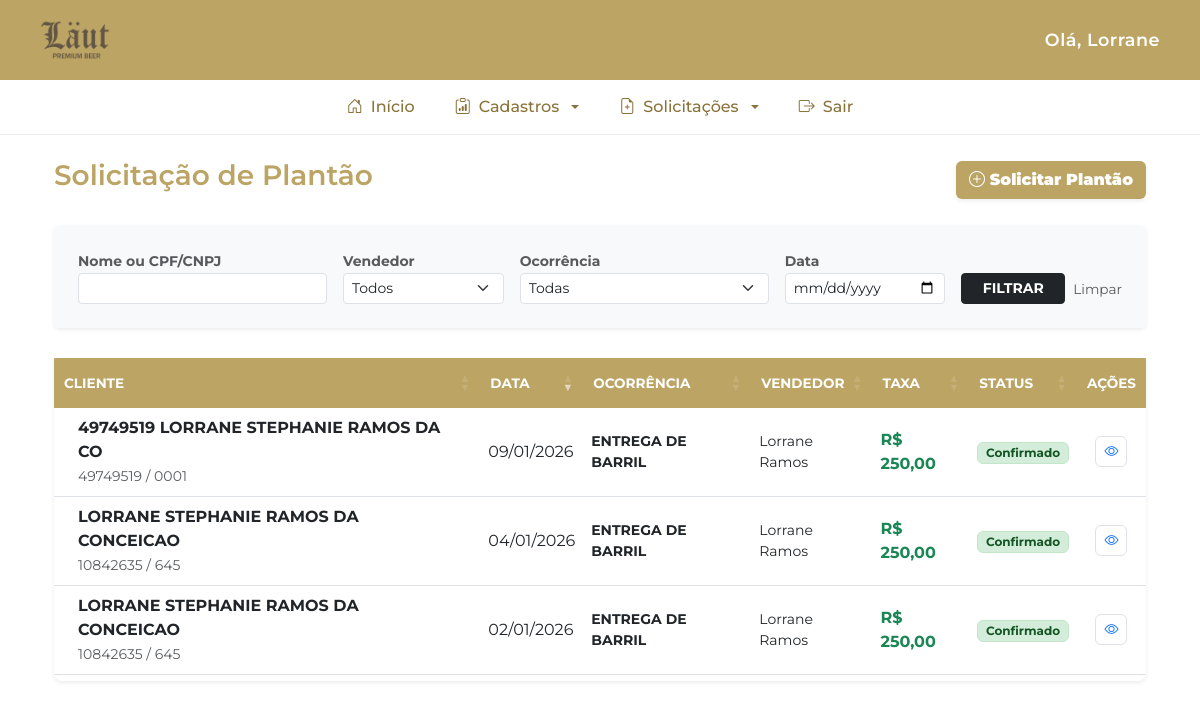
The app's page /solicitacoes/plantoes/ (signed in) with its own data.
### solicitacoes/models.py (models this page shows)
class Plantao(models.Model):
    codigo_cliente = models.CharField(max_length=20)
    loja_cliente = models.CharField(max_length=50)
    nome_cliente = models.CharField(max_length=100)
    cep = models.CharField(max_length=9)
    estado = models.CharField(max_length=2)
    cidade = models.CharField(max_length=100)
    bairro = models.CharField(max_length=100)
    endereco = models.CharField(max_length=255)
    numero = models.CharField(max_length=20)
    complemento = models.CharField(max_length=100, blank=True, null=True)
    vendedor = models.ForeignKey(User, on_delete=models.CASCADE)
    tipo = models.CharField(max_length=20, choices=TIPO_PLANTAO)
    ocorrencia = models.CharField(max_length=50, choices=OCORRENCIAS)
    ocorrencia_outro = models.CharField(max_length=255, blank=True, null=True)
    observacoes = models.TextField(blank=True)
    taxa = models.BooleanField(default=False)
    valor_taxa = models.DecimalField(max_digits=10, decimal_places=2, default=0.00)
    horario = models.TimeField()
    data_solicitacao = models.DateTimeField(auto_now_add=True)
    status = models.CharField(max_length=20, choices=STATUS_CHOICES, default='PENDENTE')

### solicitacoes/views.py (the view, shortened to what this page needs)
# urls.py: path('plantoes/', views.plantao_list, name='plantao_list'),
def plantao_list(request):
    busca = request.GET.get('busca')
    vendedor_id = request.GET.get('vendedor')
    ocorrencia = request.GET.get('ocorrencia')
    data_f = request.GET.get('data')
    plantoes = Plantao.objects.all().order_by('-data_solicitacao')
    if busca:
        plantoes = plantoes.filter(Q(nome_cliente__icontains=busca) | Q(codigo_cliente__icontains=busca))
    if vendedor_id:
        plantoes = plantoes.filter(vendedor_id=vendedor_id)
    if ocorrencia:
        plantoes = plantoes.filter(ocorrencia=ocorrencia)
    if data_f:
        plantoes = plantoes.filter(data_solicitacao__date=data_f)
    vVendedores = User.objects.all()
    return render(request, 'solicitacoes/plantao_list.html', {'plantoes': plantoes, 'vendedores': vVendedores})

### templates/solicitacoes/plantao_list.html (shortened to what this page needs)
{% extends 'base.html' %}
{% block content %}
<link rel="stylesheet" href="https://cdn.datatables.net/1.13.4/css/dataTables.bootstrap5.min.css">
<div class="container mt-4">
    <div class="d-flex justify-content-between align-items-center mb-4">
        <div>
            <h3 style="color: #bca464; font-weight: 600;">Solicitação de Plantão</h3>
        </div>
        <a href="{% url 'novo_plantao' %}" class="btn text-white shadow-sm fw-bold" style="background-color: #bca464;">
            <i class="bi bi-plus-circle"></i><strong> Solicitar Plantão</strong>
        </a>
    </div>
    <div class="card border-0 shadow-sm mb-4">
        <div class="card-body bg-light rounded p-4">
            <form method="GET" class="row g-3">
                <div class="col-md-3">
                    <label class="small fw-bold text-muted">Nome ou CPF/CNPJ</label>
                    <input type="text" name="busca" class="form-control form-control-sm" value="{{ request.GET.busca|default:'' }}">
                </div>
                <div class="col-md-2">
                    <label class="small fw-bold text-muted">Vendedor</label>
                    <select name="vendedor" class="form-select form-select-sm">
                        <option value="">Todos</option>
                    </select>
                </div>
                <div class="col-md-3">
                    <label class="small fw-bold text-muted">Ocorrência</label>
                    <select name="ocorrencia" class="form-select form-select-sm">
                        <option value="">Todas</option>
                    </select>
                </div>
                <div class="col-md-2">
                    <label class="small fw-bold text-muted">Data</label>
                    <input type="date" name="data" class="form-control form-control-sm" value="{{ request.GET.data }}">
                </div>
                <div class="col-md-2 d-flex align-items-end gap-2">
                    <button type="submit" class="btn btn-dark btn-sm w-100 fw-bold">FILTRAR</button>
                    <a href="{% url request.resolver_match.url_name %}" class="btn btn-link btn-sm text-muted text-decoration-none border-0 p-0 mb-1" style="font-size: 0.85rem;">Limpar</a>
                </div>
            </form>
        </div>
    </div>
    <div class="table-responsive shadow-sm rounded-3">
        <table id="tabelaPlantoes" class="table table-hover bg-white mb-0 tabela-customizada">
            <thead>
                <tr>
                    <th class="px-4">Cliente</th>
                    <th>Data</th>
                    <th>Ocorrência</th>
                    <th>Vendedor</th>
                    <th>Taxa</th>
                    <th>Status</th>
                    <th class="text-center">Ações</th>
                </tr>
            </thead>
            <tbody>
                {% for p in plantoes %}
                <tr class="align-middle">
                    <td class="px-4">
                        <span class="d-block fw-bold text-dark">{{ p.nome_cliente }}</span>
                        <small class="text-muted">{{ p.codigo_cliente }} / {{ p.loja_cliente }}</small>
                    </td>
                    <td data-sort="{{ p.data_solicitacao|date:'Ymd' }}">
                        {{ p.data_solicitacao|date:"d/m/Y" }}
                    </td>
                    <td class="small fw-bold">{{ p.ocorrencia }}</td>
                    <td class="small">{{ p.vendedor.get_full_name }}</td>
                    <td>{% if p.taxa %}<span class="text-success fw-bold">R$ {{ p.valor_taxa }}</span>{% else %}Isento{% endif %}</td>
                    <td><span class="badge {% if p.status == 'PENDENTE' %}badge-pendente{% else %}badge-confirmado{% endif %}">{{ p.get_status_display }}</span></td>
                    <td class="text-center">
                        <div class="d-flex justify-content-center gap-2">
                            <button class="btn btn-acao text-primary" onclick="visualizarPlantao('{{ p.id }}')" title="Visualizar">
                                <i class="bi bi-eye"></i>
                            </button>
                        </div>
                    </td>
                </tr>
                {% endfor %}
            </tbody>
        </table>
    </div>
</div>
{% endblock %}

### templates/base.html (shortened to what this page needs)
{% load static %}
<!DOCTYPE html>
<html lang="pt-br">
<head>
    <link href="https://cdn.jsdelivr.net/npm/bootstrap@5.3.0/dist/css/bootstrap.min.css" rel="stylesheet">
    <link rel="stylesheet" href="https://cdn.jsdelivr.net/npm/bootstrap-icons@1.11.1/font/bootstrap-icons.css">
</head>
<body>
    <header class="header-top shadow-sm">
        <div class="logo-area">
            <img src="{% static 'logo.png' %}" alt="Logo" class="logo" />
        </div>
        <div class="saudacao">
            Olá, {{ user.first_name|default:user.username }}
        </div>
    </header>
    <nav class="nav-sistema">
        <div class="container d-flex justify-content-center">
            <ul class="nav">
                <li class="nav-item">
                    <a class="nav-link" href="/"><i class="bi bi-house-door"></i> Início</a>
                </li>
                <li class="nav-item dropdown">
                    <a class="nav-link dropdown-toggle" href="#" data-bs-toggle="dropdown">
                        <i class="bi bi-clipboard-data"></i> Cadastros
                    </a>
                </li>
                <li class="nav-item dropdown">
                    <a class="nav-link dropdown-toggle" href="#" data-bs-toggle="dropdown">
                        <i class="bi bi-file-earmark-plus"></i> Solicitações
                    </a>
                </li>
                <li class="nav-item">
                    <a class="nav-link" href="javascript:void(0)" onclick="document.getElementById('logout-form').submit();">
                        <i class="bi bi-box-arrow-right"></i> Sair
                    </a>
                </li>
            </ul>
        </div>
    </nav>
    <main class="container mt-4">
        {% block content %}{% endblock %}
    </main>
</body>
</html>

### templates/base.html (style rules this page uses)
:root { --cor-topo: #bca464; --cor-texto-menu: #8a733a; }
body { background-color: #ffffff; font-family: 'Montserrat', sans-serif; }
.header-top { background-color: var(--cor-topo); padding: 5px 40px; display: flex; justify-content: space-between; align-items: center; color: white; min-height: 80px; }
.logo-area img { max-height: 70px; width: auto; }
.saudacao { font-weight: 600; font-size: 1.1rem; letter-spacing: 0.5px; }
.nav-sistema { background-color: white; border-bottom: 1px solid #e9ecef; padding: 5px 0; }
.nav-sistema .nav-link { color: var(--cor-texto-menu); font-weight: 500; display: flex; align-items: center; gap: 8px; padding: 10px 20px; transition: 0.3s; }
h1, h2, h3, h4, h5, h6 { font-weight: 600; }

### templates/solicitacoes/plantao_list.html (style rules this page uses)
.badge-confirmado { background-color: #d4edda; color: #155724; border: 1px solid #c3e6cb; }
.btn-acao { padding: 0.25rem 0.5rem; font-size: 0.875rem; border-radius: 6px; transition: 0.2s; border: 1px solid #dee2e6; background: white; }
.tabela-customizada thead th { background-color: #bca464 !important; color: white !important; text-transform: uppercase; font-size: 0.85rem; font-weight: bold; padding: 15px 10px !important; border: none !important; }

### records on screen
Plantao: nome_cliente "49749519 LORRANE STEPHANIE RAMOS DA CO", codigo_cliente "49749519", loja_cliente "0001", data_solicitacao "09/01/2026", ocorrencia "ENTREGA DE BARRIL", vendedor.get_full_name "Lorrane Ramos", valor_taxa "250,00", status "Confirmado"
Plantao: nome_cliente "LORRANE STEPHANIE RAMOS DA CONCEICAO", codigo_cliente "10842635", loja_cliente "645", data_solicitacao "04/01/2026", ocorrencia "ENTREGA DE BARRIL", vendedor.get_full_name "Lorrane Ramos", valor_taxa "250,00", status "Confirmado"
Plantao: nome_cliente "LORRANE STEPHANIE RAMOS DA CONCEICAO", codigo_cliente "10842635", loja_cliente "645", data_solicitacao "02/01/2026", ocorrencia "ENTREGA DE BARRIL", vendedor.get_full_name "Lorrane Ramos", valor_taxa "250,00", status "Confirmado"

### other values on screen
{{ user.first_name|default:user.username }} "Lorrane"
